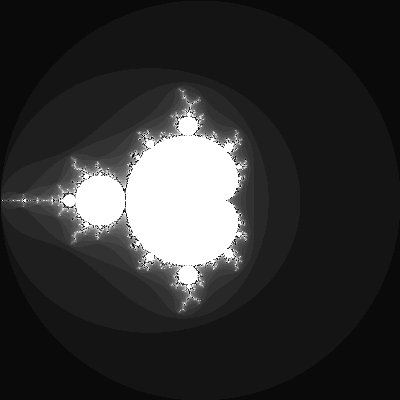

This figure's Python source:
from numpy import *
from PIL import Image
from progressbar import *
import time

def mandelbrotchecker(x, y):
    c = complex(x, y)
    z = complex(0, 0)
    for x in arange(1001):
        sum = z * z + c
        if (abs(z) >= 2):
            return x * 10 % 255
        elif (x == 1000):
            return 255
        z = sum

def createMandelbrot(startx = -2.0,endx = 2.0,starty = -2.0,endy = 2.0):

    stattime = time.time()

    x = arange(startx,endx, step=.01)
    y = arange(starty,endy, step=.01)

    im = Image.new("RGB", (x.size,y.size))
    counterx = 0
    countery = 0

    pbar = ProgressBar(widgets=[Percentage(), Bar()], maxval=x.size).start()

    for i in nditer(x):
        for j in nditer(y):
            color_value = (mandelbrotchecker( x[counterx], y[countery]))
            im.putpixel((counterx, countery), (color_value%10, color_value, color_value%255))
            countery = countery + 1
            pbar.update(counterx)
        counterx += 1
        countery = 0

    pbar.finish()
    im.save("mandelbrot_2.png", "PNG")
    endtime = time.time()

    print ("\n total time:")
    print(endtime-stattime)

